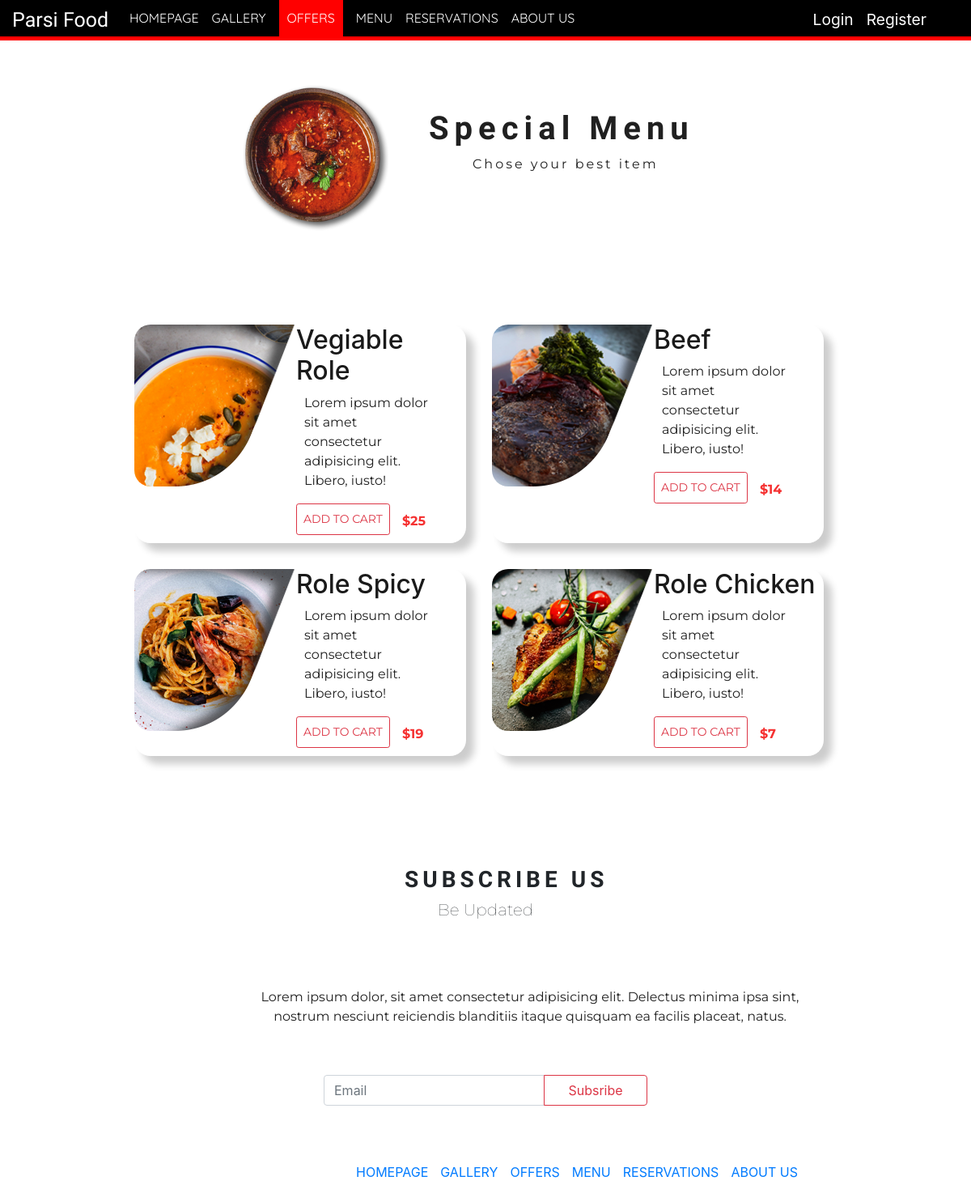
/offers.php, run on the app's committed database.
### tables this page shows
CREATE TABLE `homepage` (
  `id` int(11) NOT NULL,
  `upperText` varchar(200) NOT NULL,
  `mainText` varchar(200) NOT NULL,
  `belowText` varchar(200) NOT NULL,
  `logo` varchar(200) NOT NULL
);

CREATE TABLE `pages` (
  `id` int(11) NOT NULL,
  `pageName` varchar(200) NOT NULL,
  `pageUrl` varchar(200) NOT NULL
);

CREATE TABLE `offers` (
  `id` int(11) NOT NULL,
  `foodName` varchar(200) NOT NULL,
  `price` int(11) NOT NULL,
  `foodDescription` varchar(255) NOT NULL,
  `foodPhoto` text NOT NULL
);

CREATE TABLE `footer` (
  `id` int(11) NOT NULL,
  `mainTitleText` varchar(200) NOT NULL,
  `subTitleText` varchar(200) NOT NULL,
  `paragraphText` varchar(200) NOT NULL
);

### offers.php (the view, shortened to what this page needs)
<?php
include_once "includes/header.php";
include_once "includes/database.php";
$query = "SELECT * FROM offers";
$result = mysqli_query($connection, $query);
?>
<div class='space'></div>
<div class="SpecialMenu">
    <div id="specialCenter">
        <img id="SpecialItem" src="../webie/photosArbnori/SpecialPhoto1.png" alt="">
        <div id="SpecialText">
            <h2 id="menuText">Special Menu</h2>
            <p id="itemText">Chose your best item</p>
        </div>
    </div>
</div>
<div class="flexContainer">
    <?php
    while ($row = mysqli_fetch_assoc($result)) {
        echo '
        <div class="specialItem1">
        <img class="itemPhoto" src="../webie/photosArbnori/'.$row['foodPhoto'].'" alt="">
        <div class="item1Text">
            <div class="itemTitle">
                <h2 class="itemName">'.$row['foodName'].'</h2>
            </div>
            <p>'.$row['foodDescription'].'</p>
            <div class="priceAndCard">
                <input class="submit-order btn btn-outline-danger btn-sm" type="submit" value="ADD TO CART">
                <div class="itemPrice">$'.$row['price'].'</div>
            </div>
        </div>
        </div>
        ';
    }
    ?>
</div>
<?php
include_once "includes/footer.php";
?>

### includes/navbar.php (shortened to what this page needs)
<?php
    $firstname = null;
    include 'database.php';
?>
<header>
    <nav>
        <?php
            $query  = "SELECT logo FROM homepage";
            $result = mysqli_query($connection,$query);
            $logo = mysqli_fetch_row($result);
            echo '<h1>'.$logo[0].'</h1>';
        ?>
        <ul id="nav">
            <?php
                $query  = "SELECT * FROM pages";
                $result = mysqli_query($connection,$query);
                while($row = mysqli_fetch_assoc($result)){
                    $pages = $row['pageName'];
                    $url = $row['pageUrl'];
             ?>
            <li>
                <a class="<?php if($url === $activePage){?> homered <?php }?> " href="<?php echo $url ?>"> <?php echo $pages ?>
                </a>
            </li>
            <?php
            }
            ?>
        </ul>
        <?php if($firstname === null){ ?>
        <ul id="users">
            <li><a href="login.php" id="logins">Login</a></li>
            <li><a href="register.php">Register</a></li>
        </ul>
        <?php } ?>
    </nav>
</header>
        <div class="divider"></div>

### includes/footer.php (shortened to what this page needs)
<?php
    include_once 'includes/database.php';
    $query  = "SELECT * FROM footer";
    $result = mysqli_query($connection,$query);
    $row = mysqli_fetch_assoc($result);
    $mainText = $row['mainTitleText'];
    $subtTitle = $row['subTitleText'];
    $paragraphText = $row['paragraphText'];
?>
<footer id="footer">
            <h3><?php echo $mainText?></h3>
            <h5><?php echo $subtTitle?></h5>
            <p><?php echo $paragraphText?></p>
            <form method="post" action="subscribe.php" class="input-group mb-3 gridShow">
                <input type="email" name='email' class="form-control" placeholder="Email" aria-label="Recipient's email" aria-describedby="basic-addon2" required>
                <div class="input-group-append">
                    <button class="btn btn-outline-danger" type="submit" name='submit'>Subsribe</button>
                </div>
            </form>
            <ul>
                <?php
                $query  = "SELECT * FROM pages";
                $result = mysqli_query($connection,$query);
                while($row = mysqli_fetch_assoc($result)){
                    $pages = $row['pageName'];
                    $url = $row['pageUrl'];
                    echo '<li><a href="'.$url.'">'.$pages.'</a></li>';
                }
                ?>
            </ul>
        </footer>
    </body>
</html>

### assets/style.css (style rules this page uses)
body ,html { height: 100%; margin: 0; padding: 0; }
header { background: black; color: white; padding: 10px; height: 45px; }
header h1 { display: inline; font-family: 'Indie Flower', cursive; font-weight: 300; font-size: 25px; float: left; padding: 0 10px 5px 5px; margin-bottom: 5px; }
nav ul { display: inline; padding: 0px; float: left; }
nav ul li { display: inline-block; list-style-type: none; color: white; float: left; margin-left: 16px; }
nav ul li a { color: white; text-decoration: none; }
#nav { font-family: 'Quicksand', sans-serif; }
.homered { background-color: red; padding: 30px 10px 15px 10px; }
#users { float: right; margin-right: 45px; font-size: 1.2em; bottom: 5px; }
.divider { background-color: red; height: 5px; }
.SpecialMenu { width: 900px; margin: 0 auto; overflow:auto; }
#specialCenter { width: 600px; margin: 0 auto; overflow:auto; }
#SpecialItem { float: left; width: 30%; }
#SpecialText { float: left; margin-left: 50px; }
#menuText { margin-top: 30px; font-family: 'Vidaloka', serif; font-weight: bold; font-size: 40px; color: rgb(32, 32, 32); letter-spacing: 7px; }
#itemText { font-family: 'Montserrat', sans-serif; text-align: center; color: rgb(32, 32, 32); letter-spacing: 3px; }
.space { clear: both; height: 50px; }
.flexContainer { width: 900px; margin: 0 auto; clear: both; display: flex; flex-wrap: wrap; margin-top: 100px; }
.specialItem1 { width: 410px; margin: 1em; border-radius: 20px; box-shadow: 10px 10px 10px rgba(0, 0, 0, 0.2); padding-bottom: 5px; }
.itemPhoto { float: left; border-radius: 20px 0 0 20px;; background-color: #fff; }
.item1Text { float: left; width: 170px; }
.itemTitle { width: 200px; margin: 0 auto; }
.itemName { float: left; color: #1a1a1a; }
.itemPrice { color: rgb(245, 50, 50); padding: 10px; font-size: 16px; float: right; border-radius: 50%; font-weight: bold; margin-left: 5px; font-family: 'Montserrat', sans-serif; }
p { font-family: 'Montserrat', sans-serif; color: rgb(32, 32, 32); clear: both; text-align: start; margin-left: 10px; }
.submit-order { background-color: #ececec; color: rgb(49, 49, 49); font-family: 'Montserrat', sans-serif; padding: 10px; border: none; border-radius: 5px; margin-bottom: 5px; }
#footer { display: grid; grid-template-columns:repeat(12,1fr); grid-template-rows: repeat(12,1fr); }
#footer h3 { grid-area: 3/6/3/10; font-weight: bold; align-self: flex-end; letter-spacing: 5px; font-family: 'Vidaloka', serif; }
#footer h5 { grid-area: 4/6/4/8; font-weight: lighter; align-self: flex-start; text-align: center; font-family: 'Montserrat', sans-serif; }
#footer p { grid-area: 6/4/8/11; text-align: center; font-family: 'Montserrat', sans-serif; }
#footer .gridShow { grid-area: 8/5/8/9; }
.gridShow div button { height: 38px; width: 8em; }
#footer ul li { display: inline; justify-content: space-between; }
#footer ul li a { margin-right:15px; }
#footer ul { grid-area: 10/5/10/12; text-decoration: none; }
.priceAndCard { display: flex; justify-content: space-b; }

### data on the page
homepage: logo "Parsi Food"
pages: pageName "HOMEPAGE"
pages: pageName "GALLERY"
pages: pageName "OFFERS"
pages: pageName "MENU"
pages: pageName "RESERVATIONS"
pages: pageName "ABOUT US"
offers: foodPhoto (picture), foodName "Vegiable Role", foodDescription "Lorem ipsum dolor sit amet consectetur adipisicing elit. Libero, iusto!", price "25"
offers: foodPhoto (picture), foodName "Beef", foodDescription "Lorem ipsum dolor sit amet consectetur adipisicing elit. Libero, iusto!", price "14"
offers: foodPhoto (picture), foodName "Role Spicy", foodDescription "Lorem ipsum dolor sit amet consectetur adipisicing elit. Libero, iusto!", price "19"
offers: foodPhoto (picture), foodName "Role Chicken", foodDescription "Lorem ipsum dolor sit amet consectetur adipisicing elit. Libero, iusto!", price "7"
footer: mainTitleText "SUBSCRIBE US", subTitleText "Be Updated", paragraphText "Lorem ipsum dolor, sit amet consectetur adipisicing elit. Delectus minima ipsa sint, nostrum nesciunt reiciendis blanditiis itaque quisquam ea facilis placeat, natus."
